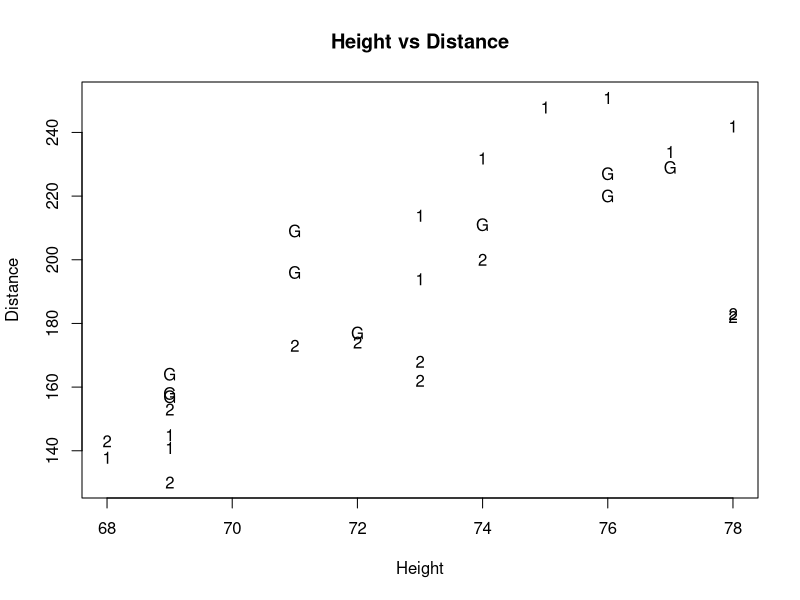
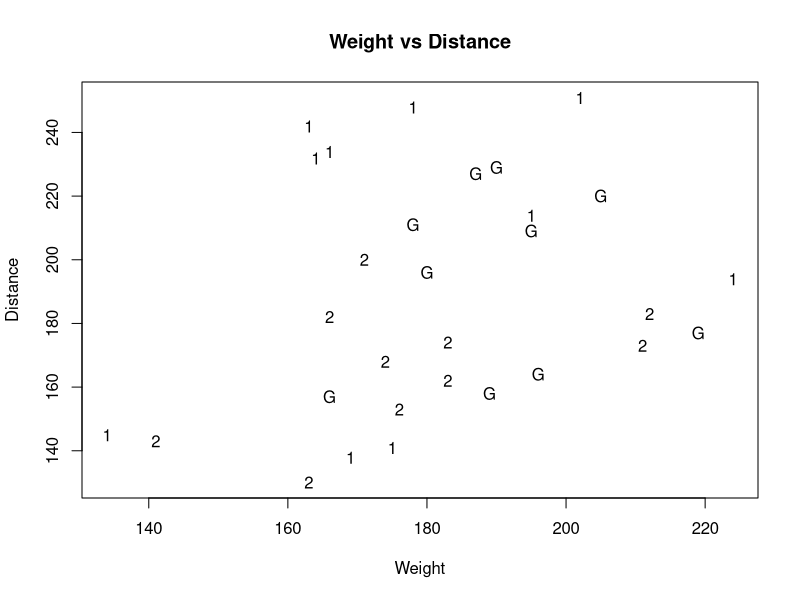

Write R code to recreate these figures, in order. (Note: this script raises an error after producing the figures.)
# Questions:
# What initial data inspection should we do?
# Was our model determination process correct?
# What discussion would you like to see for leverage/cook outliers?


swings <-1:30
ht <- c(71,71,76,77,74,69,69,76,69,72,
        73,75,69,74,73,77,76,78,68,69,
        78,72,78,69,71,73,73,74,68,69)


wt <- c(180,195,205,190,178,196,166,187,189,219,
        195,178,175,164,224,166,202,163,169,134,
        166,183,212,176,211,183,174,171,141,163)


d <- c(196,209,220,229,211,164,157,227,158,177,
       214,248,141,232,194,234,251,242,138,145,
       182,174,183,153,173,162,168,200,143,130)

shaft <- c(rep('Gr',10),rep('S1',10),rep('S2',10))

# Make indicator variables for shaft categories
sg <- ifelse(shaft=='Gr',1,0)  # for graphite shaft
s1 <- ifelse(shaft=='S1',1,0)  # for steel 1 shaft
s2 <- ifelse(shaft=='S2',1,0)  # for steel 2 shaft 

data.set <- data.frame(ht,wt,d,sg,s1,s2)
data.set

plot(d~ht,xlab="Height",ylab="Distance",type="n",
     main="Height vs Distance")
points(ht[s1==1],          d[s1==1],          pch="1")
points(ht[s2==1],          d[s2==1],          pch="2")
points(ht[s1==0 & s2==0],  d[s1==0 & s2==0],  pch="G")

plot(d~wt,xlab="Weight",ylab="Distance",type="n",
     main="Weight vs Distance")
points(wt[s1==1],          d[s1==1],          pch="1")
points(wt[s2==1],          d[s2==1],          pch="2")
points(wt[s1==0 & s2==0],  d[s1==0 & s2==0],  pch="G")

# plot(wt, log.d)
# plot(log.wt, log.d)
# plot(ht, d)
# plot(ht, log.d)
# plot(log.ht, log.d)


# #Single Mean
# model.1 <- lm(d ~ 1)
# summary(model.1)
# aov(model.1)
# 
# #SLR
# model.2 <- lm(d ~ ht + wt)
# summary(model.2)
# aov(model.2)
# 
# #Multi Mean (ANOVA)
# model.3 <- lm(d ~ s1 + s2)
# summary(model.3)
# aov(model.3)
# 
# #Quadratic
# model.4 <- lm(d ~ ht + I(ht^2) + wt + I(wt^2))
# summary(model.4)
# aov(model.4)
# 
# #SLR common slope without interaction
# model.5 <- lm(d ~ ht + wt + s1 + s2)
# summary(model.5)
# aov(model.5)
# 
# #Quadratic without interaction
# model.6 <- lm(d ~ ht + I(ht^2) + wt + I(wt^2) + s1 + s2)
# summary(model.6)
# aov(model.6)
# 
# #SLR with interaction
# model.7 <- lm(d ~ ht + ht*s1 + ht*s2 + wt + wt*s1 + wt*s2 + s1 + s2)
# summary(model.7)
# aov(model.7)
# 
# # Quadratic with interaction
# model.8 <- lm(d ~ ht + ht*s1 + ht*s2 + I(ht^2) + I(ht^2)*s1 + I(ht^2)*s2 + wt + wt*s1 + wt*s2 + I(wt^2) + I(wt^2)*s1 + I(wt^2)*s2 + s1 + s2)
# summary(model.8)
# aov(model.8)

# anova(model.1,model.2)        # Single mean vs SLR
# anova(model.1,model.3)        # Single mean vs ANOVA
# 
# anova(model.2,model.4)        # SLR vs Quad
# anova(model.2,model.5)       # SLR vs Common Slope
# 
# anova(model.3,model.5)        # ANOVA vs Common slope
# 
# anova(model.4, model.6)       # Quad vs Quad without interaction
# 
# anova(model.5,model.7)        # Common slope vs Separate slope
# anova(model.5,model.6)        # Common slope vs Quad no interaction
# 
# anova(model.6, model.8)       # Quad without interaction vs Quad with interaction
# anova(model.7, model.8)       # Separate Slope vs Quad with interaction


# # Quadratic with interaction
# f1 <- lm(d ~ ht + ht*s1 + ht*s2 + I(ht^2) + I(ht^2)*s1 + I(ht^2)*s2 + wt + wt*s1 + wt*s2 + I(wt^2) + I(wt^2)*s1 + I(wt^2)*s2 + s1 + s2)
# summary(f1)
# # plot(f1,which=c(1,2),add.smooth=F)
# f2 <- lm(d ~ ht + ht*s1 + ht*s2 + I(ht^2) + I(ht^2)*s2 + wt + wt*s1 + wt*s2 + I(wt^2) + I(wt^2)*s1 + I(wt^2)*s2 + s1 + s2)
# summary(f2)
# anova(f2, f1)
# f3 <- lm(d ~ ht + ht*s1 + ht*s2 + I(ht^2) + wt + wt*s1 + wt*s2 + I(wt^2) + I(wt^2)*s1 + I(wt^2)*s2 + s1 + s2)
# anova(f3, f2)
# summary(f3)
# f4 <- lm(d ~ ht + ht*s1 + I(ht^2) + wt + wt*s1 + wt*s2 + I(wt^2) + I(wt^2)*s1 + I(wt^2)*s2 + s1 + s2)
# anova(f4, f3)
# summary(f4)
# # little to no evidence of difference between f4 and f5
# f5 <- lm(d ~ ht + ht*s1 + I(ht^2) + wt + wt*s1 + wt*s2 + I(wt^2) + I(wt^2)*s2 + s1 + s2)
# anova(f5, f4)
# summary(f5)
# no evidence of difference between f5 and f6
# BEST
f6 <- lm(d ~ ht + ht*s1 + I(ht^2) + wt + wt*s2 + I(wt^2) + I(wt^2)*s2 + s1 + s2)
anova(f6, f5)
summary(f6)
# # MODERATE of difference between f6 and f7 so f6 IS BEST
# f7 <- lm(d ~ ht + ht*s1 + I(ht^2) + wt + wt*s2 + I(wt^2) + s1 + s2)
# anova(f7, f6)
# summary(f7)

# log.f6 <- lm(d ~ log.ht + log.ht*s1 + I(log.ht^2) + log.wt + log.wt*s2 + I(log.wt^2) + I(log.wt^2)*s2 + s1 + s2)
# plot(log.f6,which=c(1,2),add.smooth=F)

plot(f6,which=c(1,2),add.smooth=F)
###############################################################################
############################# TEST RESULTS ####################################
# Generate CIs
library(nlme)
confint(f6)

# Confidence Level
CI.level <- 0.95

# (1) Extract parameter estimates
beta0 <- f6$coefficients[1]
beta1 <- f6$coefficients[2]
beta2 <- f6$coefficients[3]
beta3 <- f6$coefficients[4]
beta4 <- f6$coefficients[5]
beta5 <- f6$coefficients[6]
beta6 <- f6$coefficients[7]
beta7 <- f6$coefficients[8]
beta8 <- f6$coefficients[9]
beta9 <- f6$coefficients[10]
betavec <- c(beta0, beta1, beta2, beta3, beta4, beta5, beta6, beta7, beta8, beta9)

# (2) Create vector of linear combination of coefficients with hypothesized value
GraphComb <- c(1, 72, 0, 72^2, 190, 0, 190^2, 0, 0, 0); g0 = 0 #graphite
S1Comb <- c(1, 72, 1, 72^2, 190, 0, 190^2, 72, 0, 0); g0 = 0 #S1
S2Comb <- c(1, 72, 0, 72^2, 190, 1, 190^2, 0, 190, 190^2); g0 = 0 #S2

gdist <- sum(betavec*GraphComb)
gdist
s1dist <- sum(betavec*S1Comb)
s1dist
s2dist <- sum(betavec*S2Comb)
s2dist

# LinearComb <- GraphComb - S1Comb
# t-stat:  -15098 , 20 removed 0.4042, 29 removed 0.7048501, 20&29 removed 0.4138922, 24 removed 0.6389115
# 0   0  -1   0   0   0   0 -72   0   0

# LinearComb <- GraphComb - S2Comb
# t-stat: 6.262764e-05, 20 removed 2.044125e-05, 29 removed 0.002578689, 20&29 removed 0.0010429283, 24 removed 8.989365e-06
# 0      0      0      0      0     -1      0      0   -190 -36100

LinearComb <- S1Comb - S2Comb
# t-stat: 1.533610e-04, 20 removed 4.420336e-05, 29 removed 0.002910678, 20&29 removed 0.00087252, 24 removed 2.109759e-05 
# 0      0      1      0      0     -1      0     72   -190 -36100


# (3) Calculate estimate and standard error
covmat <- vcov(f6)
est.g <- sum(betavec*LinearComb)
se.g <- sqrt(t(LinearComb)%*%covmat%*%(LinearComb))

# (4) Generate CI for linear combination
dfE <- f1$df.residual;
tstar <- qt(1-(1-CI.level)/2, dfE)
CI.LinearComb <- est.g + c(-1,1)*tstar*se.g

# Output results
LCsummary <- c(est.g, se.g, dfE, CI.LinearComb)
names(LCsummary) <- c("Estimate", "Std Error", "df", "(CI:Left", "CI:Right)")
LCsummary

# (5) Generate test statistic and p-values for hypothesis testing
t.g <- (est.g-g0)/se.g
pvalue_2 <- 2*(1-pt(abs(t.g), dfE))
pvalue_lt <- pt(t.g, dfE)
pvalue_gt <- 1-pt(t.g, dfE)
pvalues <- c(t.g, pvalue_2, pvalue_lt, pvalue_gt)
# output p-vaues for two sided, less than, and greater than
names(pvalues) <- c("t-statistic", "Two-sided", "Less Than", "Greater Than")
pvalues
LinearComb

################################################################################
#################### Model Check and Refinement ################################ 
# Make a leverage plot with threshold horizontal line
leverage.out <- lm.influence(f6)$hat
leverage.out
sort(leverage.out)
plot(leverage.out, type="h", ylim=c(0,1),main="Leverage Plot")
threshold <- 2*length(f6$coeff)/length(leverage.out)
abline(h=threshold,lwd=2,lty=2)

# Calculate and plot studentized residuals
cbind(rstandard(f6),rstudent(f6))
rstudent(f6)
plot(f6$fit,rstudent(f6), type="n", 
     main="Externally Studentized Residuals")
text(f6$fit,rstudent(f6), swings)
abline(h=-3,lwd=1.5,lty=2) 
abline(h=-2,lwd=1.5,lty=2)
abline(h= 0,lwd=1.5,lty=2)
abline(h= 2,lwd=1.5,lty=2)
abline(h= 3,lwd=1.5,lty=2)

# Make a plot of Cook's distances
cooks.out <- cooks.distance(f6)
cooks.out
sort(cooks.out)
plot(swings,cooks.distance(f6),  type="h", 
     main="Cook's Distances")
abline(h= 1,lwd=1.5,lty=2)  

plot(leverage.out, cooks.out, type = 'n', main="Cooks Distance vs Leverages")
text(leverage.out, cooks.out, swings)
abline(h=1, lty=2)
abline(v=threshold, lty=2)

# Potential Influencers:
# 13?, 20! cook and lev, 24? student resid, 29? leverage
ht <- ht[-c(20)]
length(ht)
wt <- wt[-c(20)]
d <- d[-c(20)]
s1 <- s1[-c(20)]
s2 <- s2[-c(20)]
shaft <- shaft[-c(20)]

ht <- ht[-c(29)]
length(ht)
wt <- wt[-c(29)]
d <- d[-c(29)]
s1 <- s1[-c(29)]
s2 <- s2[-c(29)]
shaft <- shaft[-c(29)]

ht <- ht[-c(20, 29)]
length(ht)
wt <- wt[-c(20, 29)]
d <- d[-c(20, 29)]
s1 <- s1[-c(20, 29)]
s2 <- s2[-c(20, 29)]
shaft <- shaft[-c(20, 29)]

ht <- ht[-c(24)]
length(ht)
wt <- wt[-c(24)]
d <- d[-c(24)]
s1 <- s1[-c(24)]
s2 <- s2[-c(24)]
shaft <- shaft[-c(24)]

# RSS <- c(37933.5, 14350.652, 30456.1, 11629.800, 8470.952, 5751.845, 4728.033, 2087.649)
# stripchart(RSS, method = "stack", pch = 18, main = "RSS Comparison across Models", xlab = "Model RSS")
# 
# log.RSS <- log(RSS)
# stripchart(log(RSS), method = "stack", pch = 18, main = "log(RSS) Comparison across Models", xlab = "Model log(RSS)")
# 
# # Make a leverage plot with threshold horizontal line
# leverage.out <- lm.influence(model.5)$hat
# leverage.out
# sort(leverage.out)
# plot(leverage.out, type="h", ylim=c(0,1),main="Leverage Plot")
# threshold <- 2*length(model.5$coeff)/length(leverage.out)
# abline(h=threshold,lwd=2,lty=2)
# 
# # Calculate and plot studentized residuals
# cbind(rstandard(model.5),rstudent(model.5))
# rstudent(model.5)
# plot(model.5$fit,rstudent(model.5), type="n", 
#      main="Externally Studentized Residuals")
# text(model.5$fit,rstudent(model.5), swings)
# abline(h=-3,lwd=1.5,lty=2) 
# abline(h=-2,lwd=1.5,lty=2)
# abline(h= 0,lwd=1.5,lty=2)
# abline(h= 2,lwd=1.5,lty=2)
# abline(h= 3,lwd=1.5,lty=2)
# 
# # Make a plot of Cook's distances
# cooks.out <- cooks.distance(model.5)
# cooks.out
# sort(cooks.out)
# plot(swings,cooks.distance(model.5),  type="h", 
#      main="Cook's Distances")
# abline(h= 1,lwd=1.5,lty=2)  
# 
# plot(leverage.out, cooks.out, type = 'n', main="Cooks Distance vs Leverages")
# text(leverage.out, cooks.out, swings)
# abline(h=1, lty=2)
# abline(v=threshold, lty=2)
# 
